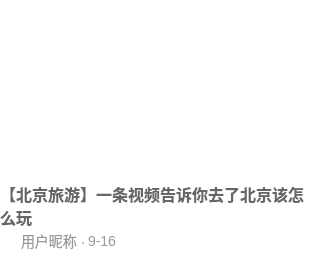
<?xml version="1.0" encoding="UTF-8"?>
<ui version="4.0">
 <class>VideoBox</class>
 <widget class="QWidget" name="VideoBox">
  <property name="geometry">
   <rect>
    <x>0</x>
    <y>0</y>
    <width>310</width>
    <height>257</height>
   </rect>
  </property>
  <property name="minimumSize">
   <size>
    <width>0</width>
    <height>0</height>
   </size>
  </property>
  <property name="maximumSize">
   <size>
    <width>310</width>
    <height>257</height>
   </size>
  </property>
  <property name="windowTitle">
   <string>Form</string>
  </property>
  <property name="styleSheet">
   <string notr="true">#VideoBox
{
background-color:#FFFFFF;
}</string>
  </property>
  <layout class="QVBoxLayout" name="verticalLayout">
   <property name="spacing">
    <number>0</number>
   </property>
   <property name="leftMargin">
    <number>0</number>
   </property>
   <property name="topMargin">
    <number>0</number>
   </property>
   <property name="rightMargin">
    <number>0</number>
   </property>
   <property name="bottomMargin">
    <number>0</number>
   </property>
   <item>
    <widget class="QWidget" name="imageBox" native="true">
     <property name="minimumSize">
      <size>
       <width>2</width>
       <height>174</height>
      </size>
     </property>
     <property name="maximumSize">
      <size>
       <width>310</width>
       <height>174</height>
      </size>
     </property>
     <property name="styleSheet">
      <string notr="true">#imageBox
{
border-image:url(:/images/homePage/videoImage.png);
}
QLabel{
color : #FFFFFF;
border : none;
font-size : 14px;
font-family : 微软雅⿊;
}</string>
     </property>
     <layout class="QVBoxLayout" name="verticalLayout_2">
      <property name="spacing">
       <number>0</number>
      </property>
      <property name="leftMargin">
       <number>0</number>
      </property>
      <property name="topMargin">
       <number>12</number>
      </property>
      <property name="rightMargin">
       <number>0</number>
      </property>
      <property name="bottomMargin">
       <number>0</number>
      </property>
      <item>
       <spacer name="verticalSpacer">
        <property name="minimumSize">
         <size>
          <width>2</width>
          <height>0</height>
         </size>
        </property>
        <property name="orientation">
         <enum>Qt::Orientation::Vertical</enum>
        </property>
        <property name="sizeHint" stdset="0">
         <size>
          <width>20</width>
          <height>113</height>
         </size>
        </property>
       </spacer>
      </item>
      <item>
       <widget class="QWidget" name="videoInfoBox" native="true">
        <property name="minimumSize">
         <size>
          <width>2</width>
          <height>46</height>
         </size>
        </property>
        <property name="maximumSize">
         <size>
          <width>16777215</width>
          <height>46</height>
         </size>
        </property>
        <property name="styleSheet">
         <string notr="true"/>
        </property>
        <layout class="QHBoxLayout" name="horizontalLayout">
         <property name="spacing">
          <number>0</number>
         </property>
         <property name="leftMargin">
          <number>0</number>
         </property>
         <property name="topMargin">
          <number>0</number>
         </property>
         <property name="rightMargin">
          <number>0</number>
         </property>
         <property name="bottomMargin">
          <number>0</number>
         </property>
         <item>
          <widget class="QWidget" name="playBox" native="true">
           <property name="minimumSize">
            <size>
             <width>100</width>
             <height>0</height>
            </size>
           </property>
           <property name="maximumSize">
            <size>
             <width>100</width>
             <height>16777215</height>
            </size>
           </property>
           <property name="styleSheet">
            <string notr="true"/>
           </property>
           <layout class="QHBoxLayout" name="horizontalLayout_2">
            <property name="spacing">
             <number>6</number>
            </property>
            <property name="leftMargin">
             <number>16</number>
            </property>
            <property name="topMargin">
             <number>0</number>
            </property>
            <property name="rightMargin">
             <number>0</number>
            </property>
            <property name="bottomMargin">
             <number>0</number>
            </property>
            <item>
             <widget class="QLabel" name="playLabel">
              <property name="minimumSize">
               <size>
                <width>2</width>
                <height>20</height>
               </size>
              </property>
              <property name="maximumSize">
               <size>
                <width>20</width>
                <height>20</height>
               </size>
              </property>
              <property name="styleSheet">
               <string notr="true">#playLabel{
border-image : url(&quot;:/images/homePage/bofang.png&quot;)
}</string>
              </property>
              <property name="text">
               <string/>
              </property>
             </widget>
            </item>
            <item>
             <widget class="QLabel" name="playNum">
              <property name="minimumSize">
               <size>
                <width>2</width>
                <height>0</height>
               </size>
              </property>
              <property name="text">
               <string>26.1万</string>
              </property>
             </widget>
            </item>
           </layout>
          </widget>
         </item>
         <item>
          <widget class="QWidget" name="likeBox" native="true">
           <property name="minimumSize">
            <size>
             <width>100</width>
             <height>0</height>
            </size>
           </property>
           <property name="maximumSize">
            <size>
             <width>100</width>
             <height>16777215</height>
            </size>
           </property>
           <property name="styleSheet">
            <string notr="true"/>
           </property>
           <layout class="QHBoxLayout" name="horizontalLayout_3">
            <property name="leftMargin">
             <number>0</number>
            </property>
            <property name="topMargin">
             <number>0</number>
            </property>
            <property name="rightMargin">
             <number>0</number>
            </property>
            <property name="bottomMargin">
             <number>0</number>
            </property>
            <item>
             <widget class="QLabel" name="likeImage">
              <property name="minimumSize">
               <size>
                <width>2</width>
                <height>20</height>
               </size>
              </property>
              <property name="maximumSize">
               <size>
                <width>20</width>
                <height>20</height>
               </size>
              </property>
              <property name="styleSheet">
               <string notr="true">#likeImage{
border-image : url(&quot;:/images/homePage/dainzan.png&quot;);
}</string>
              </property>
              <property name="text">
               <string/>
              </property>
             </widget>
            </item>
            <item>
             <widget class="QLabel" name="likeNum">
              <property name="minimumSize">
               <size>
                <width>2</width>
                <height>0</height>
               </size>
              </property>
              <property name="text">
               <string>1226</string>
              </property>
             </widget>
            </item>
           </layout>
          </widget>
         </item>
         <item>
          <widget class="QWidget" name="timeBox" native="true">
           <property name="minimumSize">
            <size>
             <width>2</width>
             <height>0</height>
            </size>
           </property>
           <property name="styleSheet">
            <string notr="true"/>
           </property>
           <layout class="QHBoxLayout" name="horizontalLayout_4">
            <property name="spacing">
             <number>0</number>
            </property>
            <property name="leftMargin">
             <number>0</number>
            </property>
            <property name="topMargin">
             <number>0</number>
            </property>
            <property name="rightMargin">
             <number>12</number>
            </property>
            <property name="bottomMargin">
             <number>0</number>
            </property>
            <item>
             <spacer name="horizontalSpacer">
              <property name="minimumSize">
               <size>
                <width>2</width>
                <height>0</height>
               </size>
              </property>
              <property name="orientation">
               <enum>Qt::Orientation::Horizontal</enum>
              </property>
              <property name="sizeHint" stdset="0">
               <size>
                <width>55</width>
                <height>20</height>
               </size>
              </property>
             </spacer>
            </item>
            <item>
             <widget class="QLabel" name="videoDuration">
              <property name="minimumSize">
               <size>
                <width>40</width>
                <height>0</height>
               </size>
              </property>
              <property name="maximumSize">
               <size>
                <width>50</width>
                <height>16777215</height>
               </size>
              </property>
              <property name="text">
               <string>25:52</string>
              </property>
             </widget>
            </item>
           </layout>
          </widget>
         </item>
        </layout>
       </widget>
      </item>
     </layout>
    </widget>
   </item>
   <item>
    <widget class="QWidget" name="videoTitleBox" native="true">
     <property name="minimumSize">
      <size>
       <width>2</width>
       <height>42</height>
      </size>
     </property>
     <property name="maximumSize">
      <size>
       <width>16777215</width>
       <height>42</height>
      </size>
     </property>
     <property name="styleSheet">
      <string notr="true"/>
     </property>
     <layout class="QHBoxLayout" name="horizontalLayout_6">
      <property name="spacing">
       <number>0</number>
      </property>
      <property name="leftMargin">
       <number>0</number>
      </property>
      <property name="topMargin">
       <number>0</number>
      </property>
      <property name="rightMargin">
       <number>6</number>
      </property>
      <property name="bottomMargin">
       <number>0</number>
      </property>
      <item>
       <widget class="QLabel" name="videoTitle">
        <property name="minimumSize">
         <size>
          <width>2</width>
          <height>0</height>
         </size>
        </property>
        <property name="styleSheet">
         <string notr="true">#videoTitle{
color : #666666;
font-weight : bold;
font-size : 16px;
font-family : 微软雅⿊;
}</string>
        </property>
        <property name="text">
         <string>【北京旅游】一条视频告诉你去了北京该怎么玩</string>
        </property>
        <property name="wordWrap">
         <bool>true</bool>
        </property>
       </widget>
      </item>
     </layout>
    </widget>
   </item>
   <item>
    <widget class="QWidget" name="userBox" native="true">
     <property name="minimumSize">
      <size>
       <width>2</width>
       <height>19</height>
      </size>
     </property>
     <property name="maximumSize">
      <size>
       <width>16777215</width>
       <height>19</height>
      </size>
     </property>
     <property name="styleSheet">
      <string notr="true">QLabel{
color : #999999;
font-size : 14px;
font-family : 微软雅⿊;
}</string>
     </property>
     <layout class="QHBoxLayout" name="horizontalLayout_5">
      <property name="spacing">
       <number>3</number>
      </property>
      <property name="leftMargin">
       <number>0</number>
      </property>
      <property name="topMargin">
       <number>0</number>
      </property>
      <property name="rightMargin">
       <number>0</number>
      </property>
      <property name="bottomMargin">
       <number>0</number>
      </property>
      <item>
       <widget class="QLabel" name="userIcon">
        <property name="minimumSize">
         <size>
          <width>18</width>
          <height>18</height>
         </size>
        </property>
        <property name="maximumSize">
         <size>
          <width>18</width>
          <height>18</height>
         </size>
        </property>
        <property name="styleSheet">
         <string notr="true">#userIcon{
border-image: url(&quot;:/images/homePage/touxiang.png&quot;);
}</string>
        </property>
        <property name="text">
         <string/>
        </property>
       </widget>
      </item>
      <item>
       <widget class="QLabel" name="userNikeName">
        <property name="minimumSize">
         <size>
          <width>20</width>
          <height>0</height>
         </size>
        </property>
        <property name="text">
         <string>用户昵称 ·</string>
        </property>
       </widget>
      </item>
      <item>
       <widget class="QLabel" name="loadupTime">
        <property name="minimumSize">
         <size>
          <width>30</width>
          <height>0</height>
         </size>
        </property>
        <property name="maximumSize">
         <size>
          <width>30</width>
          <height>16777215</height>
         </size>
        </property>
        <property name="text">
         <string>9-16</string>
        </property>
       </widget>
      </item>
      <item>
       <spacer name="horizontalSpacer_2">
        <property name="orientation">
         <enum>Qt::Orientation::Horizontal</enum>
        </property>
        <property name="sizeHint" stdset="0">
         <size>
          <width>166</width>
          <height>16</height>
         </size>
        </property>
       </spacer>
      </item>
      <item>
       <widget class="QPushButton" name="delVideoBtn">
        <property name="minimumSize">
         <size>
          <width>24</width>
          <height>24</height>
         </size>
        </property>
        <property name="maximumSize">
         <size>
          <width>24</width>
          <height>24</height>
         </size>
        </property>
        <property name="styleSheet">
         <string notr="true">#delVideoBtn
{
border:none;
background:transparent;
border-image:url(:/images/myself/gengduo.png);
}</string>
        </property>
        <property name="text">
         <string/>
        </property>
       </widget>
      </item>
     </layout>
    </widget>
   </item>
  </layout>
 </widget>
 <resources/>
 <connections/>
</ui>
